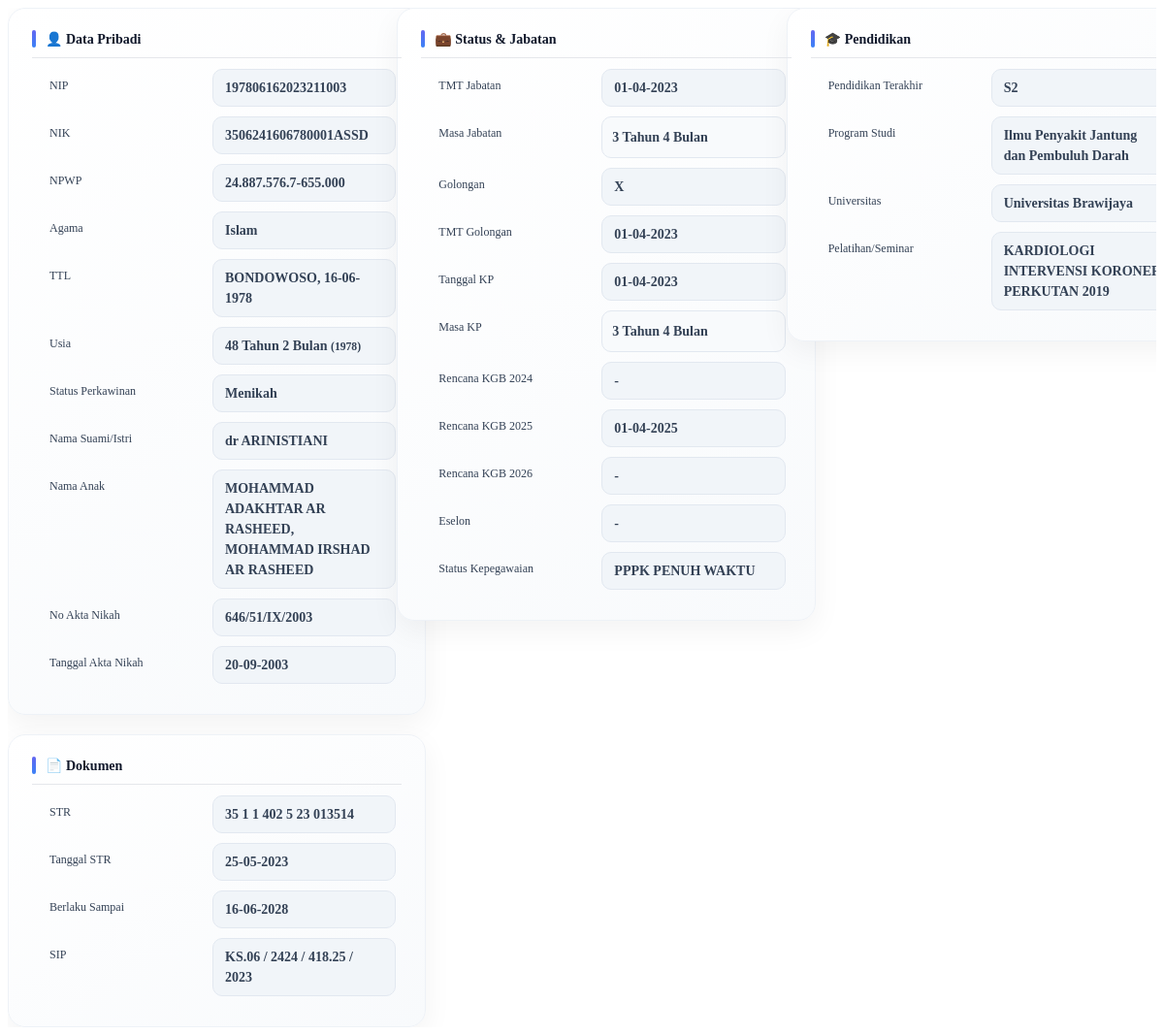
The page /pages/P3K-Penuh-Waktu/detailP3KPN.php?id=1 on the database as committed earlier.
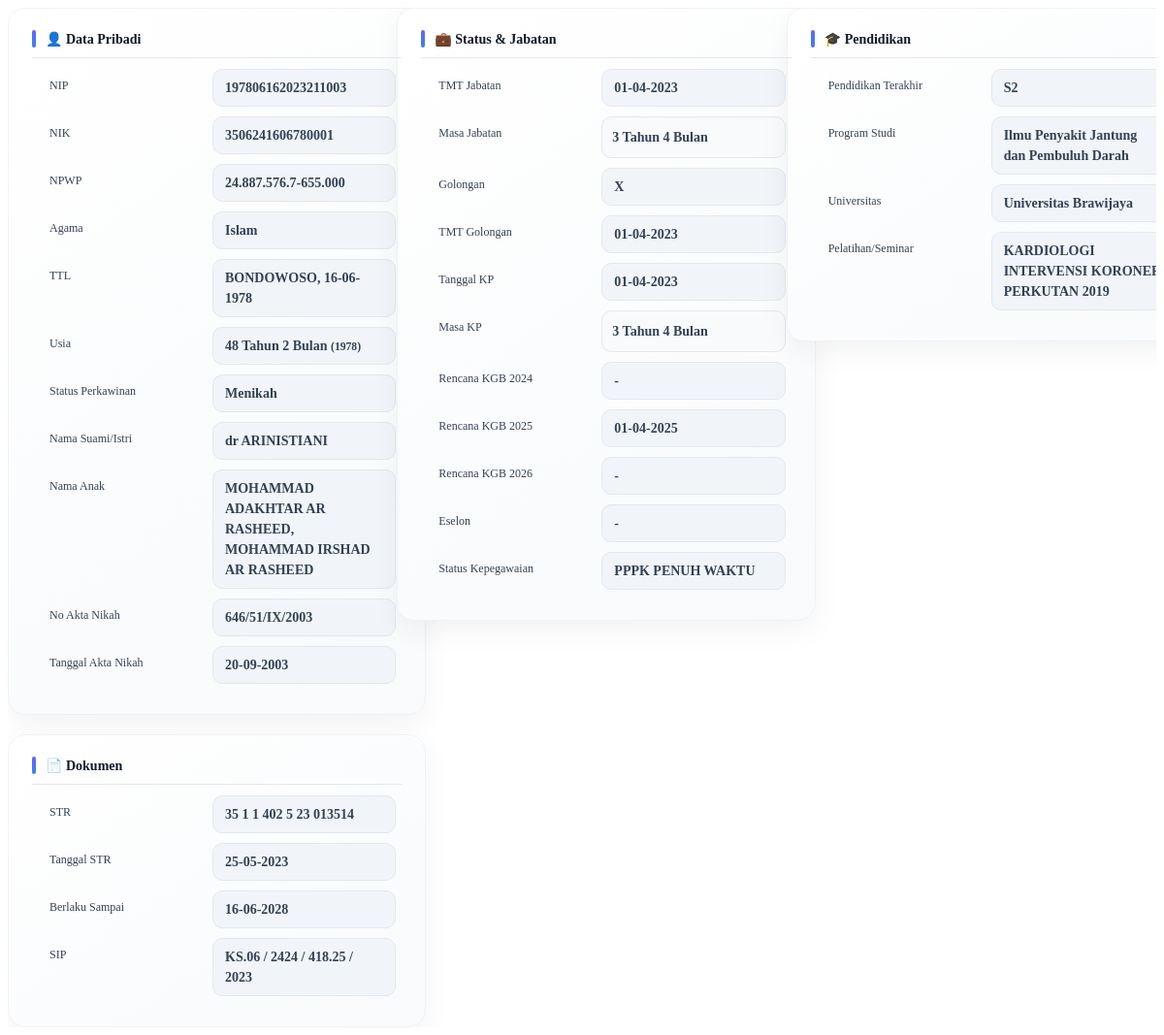
The same page on the database as committed later.
### tables this page shows
CREATE TABLE `pegawai_p3k_penuh_waktu` (
  `id` int(11) NOT NULL,
  `nama` varchar(255) DEFAULT NULL,
  `nip` varchar(50) DEFAULT NULL,
  `nik` varchar(50) DEFAULT NULL,
  `npwp` varchar(50) DEFAULT NULL,
  `jenis_kelamin` varchar(20) DEFAULT NULL,
  `agama` varchar(50) DEFAULT NULL,
  `tempat_lahir` varchar(100) DEFAULT NULL,
  `tgl_lahir` date DEFAULT NULL,
  `status_perkawinan` varchar(50) DEFAULT NULL,
  `nama_suami_istri` varchar(255) DEFAULT NULL,
  `nama_anak` text DEFAULT NULL,
  `no_akte` varchar(100) DEFAULT NULL,
  `tgl_akta_nikah` date DEFAULT NULL,
  `alamat_rumah` text DEFAULT NULL,
  `no_telpon` varchar(20) DEFAULT NULL,
  `email` varchar(100) DEFAULT NULL,
  `tmt_masuk` date DEFAULT NULL,
  `tmt_cpns` date DEFAULT NULL,
  `jabatan` varchar(255) DEFAULT NULL,
  `tmt_jabatan` date DEFAULT NULL,
  `eselon` varchar(50) DEFAULT NULL,
  `unit` varchar(50) DEFAULT NULL,
  `keterangan_mekanisme_jabatan` varchar(255) DEFAULT NULL,
  `gol_terakhir` varchar(50) DEFAULT NULL,
  `tmt_gol_terakhir` date DEFAULT NULL,
  `kp` date DEFAULT NULL,
  `rencana_kgb_2024` date DEFAULT NULL,
  `rencana_kgb_2025` date DEFAULT NULL,
  `rencana_kgb_2026` date DEFAULT NULL,
  `pendidikan_terakhir` varchar(100) DEFAULT NULL,
  `program_studi_pendidikan` varchar(255) DEFAULT NULL,
  `universitas` varchar(255) DEFAULT NULL,
  `tahun_pendidikan` year(4) DEFAULT NULL,
  `diklat` text DEFAULT NULL,
  `str_no` varchar(100) DEFAULT NULL,
  `tgl_str` date DEFAULT NULL,
  `masa_berlaku` date DEFAULT NULL,
  `sip` varchar(100) DEFAULT NULL,
  `status_pegawai` enum('AKTIF','NONAKTIF','RESIGN','PENSIUN') DEFAULT 'AKTIF',
  `tmt_status` date DEFAULT NULL,
  `status_kepegawaian` varchar(50) DEFAULT 'PPPK PENUH WAKTU'
);

### pages/P3K-Penuh-Waktu/detailP3KPN.php (the view, shortened to what the changed rows need)
<?php
require_once('../../config/db.php');
function formatTanggal($tgl)
{
    return (empty($tgl) || $tgl == '0000-00-00')
        ? '-'
        : date('d-m-Y', strtotime($tgl));
}
$id = intval($_GET['id']);
$data = $koneksi->query("SELECT * FROM pegawai_p3k_penuh_waktu WHERE id=$id")->fetch_assoc();
$tgl_lahir = $data['tgl_lahir'];
$lahir = new DateTime($tgl_lahir);
$today = new DateTime();
$diff = $today->diff($lahir);
$usia_tahun = $diff->y;
$usia_bulan = $diff->m;
$tahun_lahir = $lahir->format('Y');
if (!empty($data['tmt_jabatan'])) {
    $tmt = new DateTime($data['tmt_jabatan']);
    $today = new DateTime();
    $diff = $today->diff($tmt);
    $masa_tahun = $diff->y;
    $masa_bulan = $diff->m;
} else {
    $masa_tahun = '-';
    $masa_bulan = '';
}
if (!empty($data['kp']) && $data['kp'] != '0000-00-00') {
    $kp = new DateTime($data['kp']);
    $today = new DateTime();
    $diff_kp = $today->diff($kp);
    $kp_tahun = $diff_kp->y;
    $kp_bulan = $diff_kp->m;
} else {
    $kp_tahun = '-';
    $kp_bulan = '';
}
?>
<div class="detail-container">
    <div class="card-box">
        <div class="item">
            <span class="label">NIP</span>
            <span class="value"><?= $data['nip']; ?></span>
        </div>
        <div class="item">
            <span class="label">NIK</span>
            <span class="value"><?= $data['nik']; ?></span>
        </div>
        <div class="item">
            <span class="label">NPWP</span>
            <span class="value"><?= $data['npwp']; ?></span>
        </div>
        <div class="item">
            <span class="label">Agama</span>
            <span class="value"><?= $data['agama']; ?></span>
        </div>
        <div class="item">
            <span class="label">TTL</span>
            <span class="value">
                <?= $data['tempat_lahir']; ?>, <?= date('d-m-Y', strtotime($data['tgl_lahir'])); ?>
            </span>
        </div>
        <div class="item">
            <span class="label">Usia</span>
            <span class="value">
                <?= $usia_tahun; ?> Tahun <?= $usia_bulan; ?> Bulan
                <small>(<?= $tahun_lahir; ?>)</small>
            </span>
        </div>
        <div class="item">
            <span class="label">Status Perkawinan</span>
            <span class="value"><?= $data['status_perkawinan']; ?></span>
        </div>
        <div class="item">
            <span class="label">Nama Suami/Istri</span>
            <span class="value"><?= $data['nama_suami_istri']; ?></span>
        </div>
        <div class="item">
            <span class="label">Nama Anak</span>
            <span class="value"><?= $data['nama_anak']; ?></span>
        </div>
        <div class="item">
            <span class="label">No Akta Nikah</span>
            <span class="value"><?= $data['no_akte']; ?></span>
        </div>
        <div class="item">
            <span class="label">Tanggal Akta Nikah</span>
            <span class="value"><?= formatTanggal($data['tgl_akta_nikah']); ?></span>
        </div>
    </div>
    <div class="card-box">
        <div class="item">
            <span class="label">TMT Jabatan</span>
            <span class="value"><?= date('d-m-Y', strtotime($data['tmt_jabatan'])); ?></span>
        </div>
        <div class="item">
            <span class="label">Masa Jabatan</span>
            <span class="value highlight">
                <?= $masa_tahun; ?> Tahun <?= $masa_bulan; ?> Bulan
            </span>
        </div>
        <div class="item">
            <span class="label">Golongan</span>
            <span class="value"><?= $data['gol_terakhir']; ?></span>
        </div>
        <div class="item">
            <span class="label">TMT Golongan</span>
            <span class="value"><?= date('d-m-Y', strtotime($data['tmt_gol_terakhir'])); ?></span>
        </div>
        <div class="item">
            <span class="label">Tanggal KP</span>
            <span class="value"><?= date('d-m-Y', strtotime($data['kp'])); ?></span>
        </div>
        <div class="item">
            <span class="label">Masa KP</span>
            <span class="value highlight">
                <?= $kp_tahun; ?> Tahun <?= $kp_bulan; ?> Bulan
            </span>
        </div>
        <div class="item">
            <span class="label">Rencana KGB 2024</span>
            <span class="value"><?= formatTanggal($data['rencana_kgb_2024']); ?></span>
        </div>
        <div class="item">
            <span class="label">Rencana KGB 2025</span>
            <span class="value"><?= formatTanggal($data['rencana_kgb_2025']); ?></span>
        </div>
        <div class="item">
            <span class="label">Rencana KGB 2026</span>
            <span class="value"><?= formatTanggal($data['rencana_kgb_2026']); ?></span>
        </div>
        <div class="item">
            <span class="label">Eselon</span>
            <span class="value"><?= $data['eselon']; ?></span>
        </div>
        <div class="item">
            <span class="label">Status Kepegawaian</span>
            <span class="value"><?= $data['status_kepegawaian']; ?></span>
        </div>
    </div>
    <div class="card-box">
        <div class="item">
            <span class="label">Pendidikan Terakhir</span>
            <span class="value"><?= $data['pendidikan_terakhir']; ?></span>
        </div>
        <div class="item">
            <span class="label">Program Studi</span>
            <span class="value"><?= $data['program_studi_pendidikan']; ?></span>
        </div>
        <div class="item">
            <span class="label">Universitas</span>
            <span class="value"><?= $data['universitas']; ?></span>
        </div>
        <div class="item">
            <span class="label">Pelatihan/Seminar</span>
            <span class="value"><?= $data['diklat']; ?></span>
        </div>
    </div>
    <div class="card-box">
        <div class="item">
            <span class="label">STR</span>
            <span class="value"><?= $data['str_no']; ?></span>
        </div>
        <div class="item">
            <span class="label">Tanggal STR</span>
            <span class="value"><?= formatTanggal($data['tgl_str']); ?></span>
        </div>
        <div class="item">
            <span class="label">Berlaku Sampai</span>
            <span class="value"><?= formatTanggal($data['masa_berlaku']); ?></span>
        </div>
        <div class="item">
            <span class="label">SIP</span>
            <span class="value"><?= $data['sip']; ?></span>
        </div>
    </div>
</div>

Rows that differ between the two databases and show on the page:
changed pegawai_p3k_penuh_waktu "Islam": nik "3506241606780001ASSD" → "3506241606780001"
